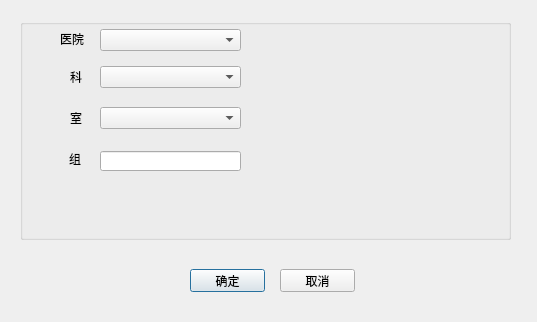
<?xml version="1.0" encoding="UTF-8"?>
<ui version="4.0">
 <class>EditGroup</class>
 <widget class="QDialog" name="EditGroup">
  <property name="geometry">
   <rect>
    <x>0</x>
    <y>0</y>
    <width>537</width>
    <height>322</height>
   </rect>
  </property>
  <property name="windowTitle">
   <string>编辑-组</string>
  </property>
  <widget class="QPushButton" name="btnOK">
   <property name="geometry">
    <rect>
     <x>190</x>
     <y>269</y>
     <width>75</width>
     <height>23</height>
    </rect>
   </property>
   <property name="text">
    <string>确定</string>
   </property>
  </widget>
  <widget class="QPushButton" name="btnCancel">
   <property name="geometry">
    <rect>
     <x>280</x>
     <y>269</y>
     <width>75</width>
     <height>23</height>
    </rect>
   </property>
   <property name="text">
    <string>取消</string>
   </property>
  </widget>
  <widget class="QGroupBox" name="groupBox">
   <property name="geometry">
    <rect>
     <x>20</x>
     <y>19</y>
     <width>491</width>
     <height>221</height>
    </rect>
   </property>
   <property name="title">
    <string/>
   </property>
   <widget class="QLabel" name="label_5">
    <property name="geometry">
     <rect>
      <x>-20</x>
      <y>132</y>
      <width>81</width>
      <height>16</height>
     </rect>
    </property>
    <property name="layoutDirection">
     <enum>Qt::LeftToRight</enum>
    </property>
    <property name="text">
     <string>组</string>
    </property>
    <property name="alignment">
     <set>Qt::AlignRight|Qt::AlignTrailing|Qt::AlignVCenter</set>
    </property>
   </widget>
   <widget class="QLineEdit" name="inputGroup">
    <property name="geometry">
     <rect>
      <x>80</x>
      <y>132</y>
      <width>141</width>
      <height>20</height>
     </rect>
    </property>
   </widget>
   <widget class="QComboBox" name="inputHospital">
    <property name="geometry">
     <rect>
      <x>80</x>
      <y>10</y>
      <width>141</width>
      <height>22</height>
     </rect>
    </property>
   </widget>
   <widget class="QComboBox" name="inputSection">
    <property name="geometry">
     <rect>
      <x>80</x>
      <y>47</y>
      <width>141</width>
      <height>22</height>
     </rect>
    </property>
   </widget>
   <widget class="QLabel" name="label_6">
    <property name="geometry">
     <rect>
      <x>40</x>
      <y>12</y>
      <width>31</width>
      <height>16</height>
     </rect>
    </property>
    <property name="text">
     <string>医院</string>
    </property>
   </widget>
   <widget class="QLabel" name="label_7">
    <property name="geometry">
     <rect>
      <x>50</x>
      <y>50</y>
      <width>21</width>
      <height>16</height>
     </rect>
    </property>
    <property name="text">
     <string>科</string>
    </property>
   </widget>
   <widget class="QComboBox" name="inputOffice">
    <property name="geometry">
     <rect>
      <x>80</x>
      <y>88</y>
      <width>141</width>
      <height>22</height>
     </rect>
    </property>
   </widget>
   <widget class="QLabel" name="label_8">
    <property name="geometry">
     <rect>
      <x>50</x>
      <y>91</y>
      <width>21</width>
      <height>16</height>
     </rect>
    </property>
    <property name="text">
     <string>室</string>
    </property>
   </widget>
  </widget>
 </widget>
 <resources/>
 <connections/>
</ui>
